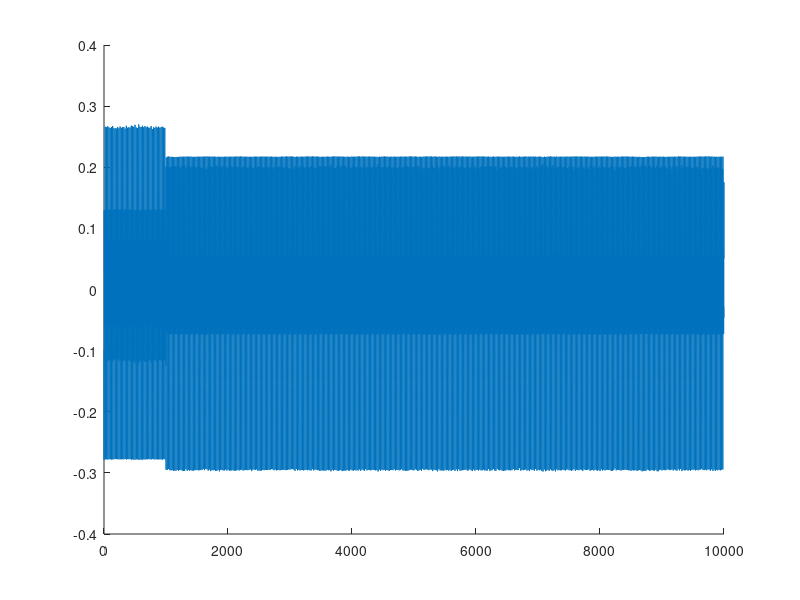

Here is the MATLAB script that generated this plot:
clc;
clear;
close all;

pilot = 1/10; % fraction of the signal that is the pilot

load('LabViewData_Sync_Multitone.mat') % load the raw LabView data
% T_I_Rx = time values for received in phase waveform
% Sig_I_Rx = received in phase waveform
% T_Q_Rx = time values for received quadrature waveform
% Sig_Q_Rx = received quadrature waveform
% T_I_Tx = time values for transmitted in phase waveform
% Sig_I_Tx = transmitted in phase waveform
% T_Q_Tx = time values for transmitted quadrature waveform
% Sig_Q_Tx = transmitted quadrature waveform


pilot_I = Sig_I_Tx(1:length(Sig_I_Tx)*pilot);
pilot_Q = Sig_Q_Tx(1:length(Sig_Q_Tx)*pilot);
sig_I = Sig_I_Tx(length(Sig_I_Tx)*pilot+1:length(Sig_I_Tx));
sig_Q = Sig_Q_Tx(length(Sig_Q_Tx)*pilot+1:length(Sig_Q_Tx));
N_tot_pilot = pilot*length(Sig_I_Tx);
N_tot = length(Sig_I_Tx);
N_tot_signal = (1-pilot)*length(Sig_I_Tx);

% Take the FFT of the pilot and the received signal, multiply, then take
% the ifft in order to get the pilot convolved with the received signal.
% fft_pilot = fft(pilot_I,10000);
% fft_rx = fft(Sig_I_Rx,10000);
% ifftconv = ifft(fft_pilot.*fft_rx,10000);
% plot(ifftconv);
% figure;
% [maxval, index] = max(ifftconv);
% index = index + 10;

sig_I_conv = conv(pilot_I, Sig_I_Rx)
[maxval, index] = max(sig_I_conv)
figure(10); hold on;

% Use the index to shift the received signal the right amount (the received
% signal is renamed vout)
vout = [transpose(Sig_I_Rx(index-length(pilot_I)+1:length(Sig_I_Rx))) transpose(Sig_I_Rx(1:index-length(pilot_I)))];
plot(vout);
rx_pilot_I = vout(1:N_tot_pilot)

